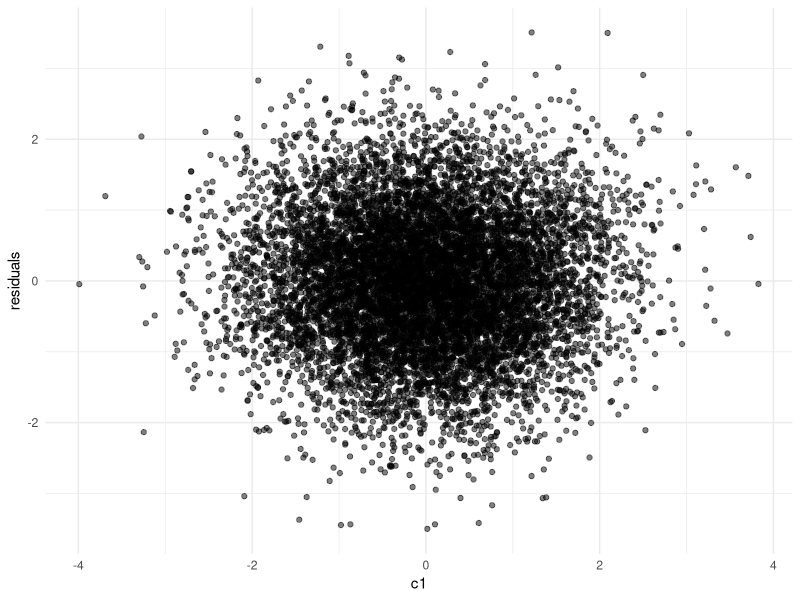

Write the R code that produced this figure. (Note: this script raises an error after producing the figure.)
# Here we create a script to create a data simulation for panel data. 
# We simulate X and Y, having autoregressive effects and a lag-1 crossed effect. 
# X and Y are both affected by a number of confounding variables C, which have stable effects
# over time as they represent time-invariant confounding variables, such as IQ. 
# The data simulation model will have the following properties:
#
# 1. Each variable will have an innovation (or unexplained variance) such that the total variance of each variable is 1.
# 2. Each variable will have a mean of 0. 
# 3. The autoregressive effects will be set to 0.25 for both X and Y.
# 4. The crossed lag-1 effect of X on Y will be set to 0.1.
# 5. The confounding variables will have effects of 0.2 on X and 0.15 Y.
# 6. The innovations will have residual correlations of 0.3 at each time-point, but not across time-points.
#
# Let's rephrase what we are doing here. We have got some knowns, because we specify them. They include the
# effects matrix A, the effects matrix B and the variance matrix psi. We also know that the diagonal of S 
# is supposed to be 1. This leaves us with 2 unknowns. We do not know the variance of the innovations, and we
# do not know the covariance between X and Y. Hence all code is actually just a way of solving for these unknowns
# that we need to simulate data. 

# reproducibility
set.seed(427) 

# load required libraries
library(mvtnorm)
library(psych)                                             # for descriptives
library(lavaan)                                            # for fitting CLPM
library(tidyverse)

### CLPM parameters ###
N <- 100000                                                # number of people
T <- 5                                                     # number of time points

ax <- 0.25                                                 # effect of X_(t-1) on X_t
ay <- 0.25                                                 # effect of Y_(t-1) on Y_t
bx <- 0.10                                                 # effect of Y_(t-1) on X_t
by <- 0.10                                                 # effect of X_(t-1) on Y_t
rho <- 0.30                                                # residual correlation of innovations
                                                          
# create the path matrix A from these effects
A <- matrix(c(ax, by, bx, ay), nrow = 2, byrow = TRUE)

### confounder parameters ###
k_lin   <- 3                                               # number of base/linear confounders
k_quad  <- 3                                               # number of "quadratic" confounders
k_cubic <- 3                                               # number of "cubic" confounders

k <- k_lin + k_quad + k_cubic                              # total number of confounders (linear + quadratic + cubic)

# effects of confounders on X and Y
gamma_x <- c(0.30, 0.20, 0.10,                             # linear terms
             0.05, 0.02, 0.00,                             # quadratic terms
             0.02, 0.1, 0.00)                              # cubic terms

gamma_y <- c(0.30, 0.20, 0.10,                             # linear terms
             0.05, 0.02, 0.00,                             # quadratic terms
             0.02, 0.1, 0.00)                              # cubic terms

# create the full path matrix B from these effects (2 x k)
B <- rbind(gamma_x, gamma_y)

# variances of *base* confounders (C1, C2, C3); they are N(0,1) and independent
tau2 <- rep(1, k_lin)                                     

# covariance matrix for the base confounders (3 x 3 identity here)
Psi_base <- diag(tau2)                                     

# generate base confounders
U_lin <- rmvnorm(N, mean = rep(0, k_lin), sigma = Psi_base)

# generate the quadratic and cubic confounders
# we orthogonalize them wrt the linear confounders
# such that no linear dependency remains between them
U_quad <- apply(U_lin, 2, function(col) {

  # raw quadratic transform of each confounder
  z_raw  <- col^2

  # remove the linear part of col (orthogonalize wrt the linear confounder)
  z_perp <- resid(lm(z_raw ~ col))

  # standardize to mean 0 and variance 1
  as.numeric(scale(z_perp, center = TRUE, scale = TRUE))
})

# create cubic confounders
U_cubic <- apply(U_lin, 2, function(col) {

  # raw cubic transform of each confounder
  z_raw  <- col^3

  # remove the linear part of col (orthogonalize wrt the linear confounder)
  z_perp <- resid(lm(z_raw ~ col))

  # standardize to mean 0 and variance 1
  as.numeric(scale(z_perp, center = TRUE, scale = TRUE))
})

# combine into full confounder matrix (N x k)
U <- cbind(U_lin, U_quad, U_cubic)

# empirical covariance matrix of all confounder terms (linear, quadratic, cubic)
Psi  <- cov(U)

### varcov matrixes ###
# we want the variance of each variable to be 1
S_target <- diag(2)                                        # since we have two variables, X and Y, we create a 2x2 identity matrix. 
                                                           # This assumes NO covariance between X and Y further than the effects that were specified before.

# the confounders are the only exogenous variables
# and as such, we can calculate the variance that they contribute to each variable (or occasion of the variable) directly
# which is simply the variance of the confounders*effect size.
# Psi contains their varcov matrix, and B contains the effect sizes. 
# we use var(Ax) = A*var(x)*A' -> B*Psi*B'
# Note: here Psi is the full covariance of (C_lin, C_quad, C_cubic).
S_U  <- B %*% Psi %*% t(B)

# now we want to specify a correlation rho between the innovations of X and Y,
# which means the part that is not explained by the confounders or lagged relationships
# still correlates between X and Y. Our job is to find out: given we specify a value rho,
# denoting the correlation between the innovations of X and Y, what must the covariance between X and Y be,
# while accounting for the covariance that is already induced by the confounders and the lagged relationships.
# In one question: Given S_U, A and our desired rho, what must the covariance between X and Y be in order for
# the system to be stationary? 

find_c <- function(A, S_U, rho) {

  # function of c: difference between actual innovation correlation and target rho
  f <- function(c) {

    # target stationary covariance of (X_t, Y_t)
    # the variances are 1 since we specified them to be
    # and the covariance is c, which we are searching for
    S_target_c <- matrix(c(1, c,
                           c, 1),
                         nrow = 2, byrow = TRUE)
    
    # dynamic part variance
    # first we get rid of the confounder-induced variance
    S_dyn_c <- S_target_c - S_U
    
    # now we can compute the innovation covariance matrix
    # based on the stationarity constraints
    Sigma_e_c <- S_dyn_c - t(A) %*% S_dyn_c %*% A
    
    # compute correlation of innovations
    # the variance of innovations of X is v1
    v1 <- Sigma_e_c[1, 1]
    # the variance of innovations of Y is v2
    v2 <- Sigma_e_c[2, 2]
    # their covariance is cov12
    cov12 <- Sigma_e_c[1, 2]
    # their correlation is then:
    corr_e <- cov12 / sqrt(v1 * v2)
    
    # this is then the difference between the desired correlation and the actual correlation
    corr_e - rho
  }

  # now this function f(c) should be zero when we have found the correct c
  # as such we can look for the value of c that makes f(c) = 0 (i.e., corr_e = rho).
  uniroot(f, interval = c(-0.99, 0.99))$root
}

# use the function to find the required covariance between X and Y
c_stat <- find_c(A, S_U, rho)

# overwrite S_target to include the stationary covariance between X and Y
S_target <- matrix(c(1, c_stat,
                     c_stat, 1),
                   nrow = 2, byrow = TRUE)

# variance by the dynamic process:
# now we know that any variance that does not come directly from the confounder, must come from the dynamic process (feed forward + innovations)
# since we also know that we want the variance of our variables to be 1, we can calculate the variance that we can still 'spend'
# on the dynamic part by simple subtraction:
S_dyn <- S_target - S_U

# now we can check if our matrix is positive semidefinite (i.e. that all eigenvalues are positive)
# i.e. we do not want to set our requirement so that we must generate data with negative variances. 
# we check that here.
# first we make it robust to small numerical errors created by floating point storage (S_dyn + t(S_dyn))/2
# and then extract the eigenvalues
eS <- eigen((S_dyn + t(S_dyn))/2)$values
# check if any are very close to, or smaller than 0. 
eS[eS < 1e-10]

# now we need to compute the innovation covariance matrix.
# we compute how much innovation variance we must add, such that the dynamic process is stationary. 
# which means that the variance of X_t and Y_t do not change over time.
# read it like: how much innovation variance must we add such that the variance of each variable equals S_dyn. 
# and remember that if the variance of the dynamic process equals S_dyn, then all our variables have variances equal to S_target.
# 1. X_t = A X_(t-1) + e_t
# 2. for all variables: D_t = A D_{t-1} + e_t
# 3. S_dyn = var(D_t) = A S_dyn A' + S_e (Since var(X_t) = A^2 * var(X_{t-1}) + var(e_t))
# 4. solve for S_e: S_e = S_dyn - A S_dyn A'
# note that this only works because the system is stationary! we can exclude the variance D_t receives directly from the confounders
# since it is the same at every step, and the variance of the dynamic process is the same at every step. If this would not be the case
# we would need to use formulas to compute how much innovation should be added to each measurement occasion separately.
Sigma_e <- S_dyn - t(A) %*% S_dyn %*% A

# and again we fix potential rounding error
Sigma_e <- (Sigma_e + t(Sigma_e)) / 2

# For t = 1, there is no carryover from a previous wave. The observed var-cov should be:
# Var([X1,Y1]) = S_U + Sigma_e1. To keep the same S_target at t=1, set:
Sigma_e1 <- S_dyn                             # because S_target = S_U + S_dyn
Sigma_e1 <- (Sigma_e1 + t(Sigma_e1)) / 2

# now we can simulate the dynamic process data for X and Y
# we add here the entire variance to each variable, so that is feed forward + innovations
# these are only X1 and Y1, so they only have the direct confounder effects

#  for t = 1: no lag yet, so Ddyn = e1 with Sigma_e1 ----
Ddyn <- rmvnorm(N,                            
  mean  = c(0, 0),                            # mean of the variables X and Y = 0, since we want standardised effect sizes
  sigma = Sigma_e1)                           # dynamic part covariance for the first wave

# initialise df with N rows and 2*T + k columns. 2*T for X and Y, k for confounders
df <- matrix(NA, nrow = N, ncol = 2*T + k)
colnames(df) <- c(paste0("x", 1:T),
                  paste0("y", 1:T),
                  paste0("c", 1:k))

# save the confounder
df[, (2*T + 1):(2*T + k)] <- U

# we now add to the first wave X and Y the direct confounder effects
# where we have our confounders (U) and the effect sizes (B)
obs1 <- Ddyn + U %*% t(B)

# we can store the first wave in our dataframe now
df[, 1]    <- obs1[, 1] 
df[, 1+T ] <- obs1[, 2]

# a next wave can be simulated as:
# Ddyn <- Ddyn %*% t(A) + rmvnorm(N, sigma=Sigma_e)
# where we get the previous wave observations, times their effect sizes + the innovations such that var=1. 
# and afterwards we can again add the direct confounder effects
# obs <- Ddyn + U %*% t(B)
# write a loop to do this up to T occasions:
for(i in 2:T){ 

  # simulate the dynamic part
  Ddyn <- Ddyn %*% t(A) + rmvnorm(N, sigma = Sigma_e) 

  # add the direct confounder effects
  obs <- Ddyn + U %*% t(B) 

  # move the data to the dataframe
  df[, i]    <- obs[, 1] 
  df[, i+T ] <- obs[, 2]
}

# check that the variance of each variable are 1
round(apply(df, 2, var), 3)

# check the varcov matrix
sigma <- cov(df)
round(sigma, 3)

# check descriptives
describe(df)

# create a sample dataframe for plotting residuals 
df_sample <- df[sample(1:nrow(df), 10000), ]

# fit a linear regression between X1 and C1
lm_fit <- lm(x1 ~ c1, data = as.data.frame(df_sample))

# save the residuals
residuals <- lm_fit$residuals

# plot the residuals versus C1
ggplot(df_sample, aes(x = c1, y = residuals)) +
  geom_point(alpha = 0.5) +
  geom_smooth(method = "loess") +
  theme_minimal()

# we will run this script various times using different effect sizes to produce
# multiple datasets with different magnitudes of non-linearity. 
write.csv(df, file = "Thesis/Code/Data/Data_Sim_Cubic_Pop.csv", row.names = FALSE)
